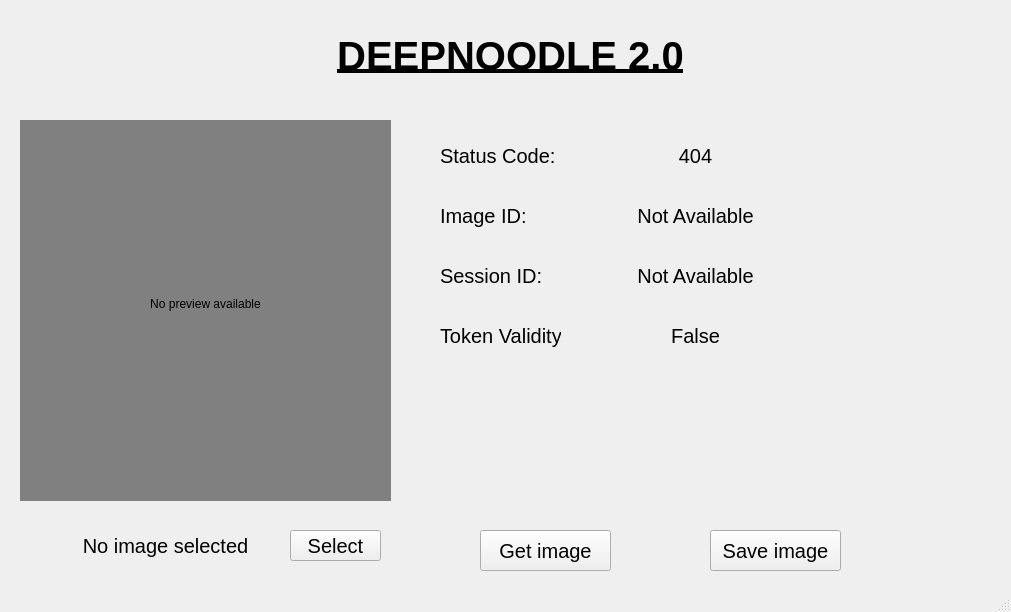
<?xml version="1.0" encoding="UTF-8"?>
<ui version="4.0">
 <class>MainWindow</class>
 <widget class="QMainWindow" name="MainWindow">
  <property name="geometry">
   <rect>
    <x>0</x>
    <y>0</y>
    <width>1011</width>
    <height>612</height>
   </rect>
  </property>
  <property name="windowTitle">
   <string>MainWindow</string>
  </property>
  <widget class="QWidget" name="centralWidget">
   <widget class="QLabel" name="imgHolder">
    <property name="geometry">
     <rect>
      <x>20</x>
      <y>120</y>
      <width>371</width>
      <height>381</height>
     </rect>
    </property>
    <property name="styleSheet">
     <string notr="true">background-color:grey;</string>
    </property>
    <property name="text">
     <string>No preview available
</string>
    </property>
    <property name="alignment">
     <set>Qt::AlignCenter</set>
    </property>
   </widget>
   <widget class="QPushButton" name="selectButton">
    <property name="geometry">
     <rect>
      <x>290</x>
      <y>530</y>
      <width>91</width>
      <height>31</height>
     </rect>
    </property>
    <property name="font">
     <font>
      <pointsize>15</pointsize>
     </font>
    </property>
    <property name="text">
     <string>Select</string>
    </property>
   </widget>
   <widget class="QLabel" name="imgName">
    <property name="geometry">
     <rect>
      <x>40</x>
      <y>530</y>
      <width>251</width>
      <height>31</height>
     </rect>
    </property>
    <property name="font">
     <font>
      <pointsize>15</pointsize>
     </font>
    </property>
    <property name="styleSheet">
     <string notr="true"/>
    </property>
    <property name="text">
     <string>No image selected</string>
    </property>
    <property name="alignment">
     <set>Qt::AlignCenter</set>
    </property>
   </widget>
   <widget class="QLabel" name="label">
    <property name="geometry">
     <rect>
      <x>440</x>
      <y>140</y>
      <width>121</width>
      <height>31</height>
     </rect>
    </property>
    <property name="font">
     <font>
      <pointsize>15</pointsize>
     </font>
    </property>
    <property name="text">
     <string>Status Code:</string>
    </property>
   </widget>
   <widget class="QLabel" name="statusCode">
    <property name="geometry">
     <rect>
      <x>560</x>
      <y>140</y>
      <width>271</width>
      <height>31</height>
     </rect>
    </property>
    <property name="font">
     <font>
      <pointsize>15</pointsize>
     </font>
    </property>
    <property name="text">
     <string>404</string>
    </property>
    <property name="alignment">
     <set>Qt::AlignCenter</set>
    </property>
   </widget>
   <widget class="QLabel" name="imgidLabel">
    <property name="geometry">
     <rect>
      <x>560</x>
      <y>200</y>
      <width>271</width>
      <height>31</height>
     </rect>
    </property>
    <property name="font">
     <font>
      <pointsize>15</pointsize>
     </font>
    </property>
    <property name="text">
     <string>Not Available</string>
    </property>
    <property name="alignment">
     <set>Qt::AlignCenter</set>
    </property>
   </widget>
   <widget class="QLabel" name="label_4">
    <property name="geometry">
     <rect>
      <x>440</x>
      <y>200</y>
      <width>121</width>
      <height>31</height>
     </rect>
    </property>
    <property name="font">
     <font>
      <pointsize>15</pointsize>
     </font>
    </property>
    <property name="text">
     <string>Image ID:</string>
    </property>
   </widget>
   <widget class="QLabel" name="label_5">
    <property name="geometry">
     <rect>
      <x>440</x>
      <y>260</y>
      <width>121</width>
      <height>31</height>
     </rect>
    </property>
    <property name="font">
     <font>
      <pointsize>15</pointsize>
     </font>
    </property>
    <property name="text">
     <string>Session ID:</string>
    </property>
   </widget>
   <widget class="QLabel" name="sessidLabel">
    <property name="geometry">
     <rect>
      <x>560</x>
      <y>260</y>
      <width>271</width>
      <height>31</height>
     </rect>
    </property>
    <property name="font">
     <font>
      <pointsize>15</pointsize>
     </font>
    </property>
    <property name="text">
     <string>Not Available</string>
    </property>
    <property name="alignment">
     <set>Qt::AlignCenter</set>
    </property>
   </widget>
   <widget class="QPushButton" name="getimgButton">
    <property name="geometry">
     <rect>
      <x>480</x>
      <y>530</y>
      <width>131</width>
      <height>41</height>
     </rect>
    </property>
    <property name="font">
     <font>
      <pointsize>15</pointsize>
     </font>
    </property>
    <property name="text">
     <string>Get image</string>
    </property>
   </widget>
   <widget class="QLabel" name="tokenvLabel">
    <property name="geometry">
     <rect>
      <x>560</x>
      <y>320</y>
      <width>271</width>
      <height>31</height>
     </rect>
    </property>
    <property name="font">
     <font>
      <pointsize>15</pointsize>
     </font>
    </property>
    <property name="text">
     <string>False</string>
    </property>
    <property name="alignment">
     <set>Qt::AlignCenter</set>
    </property>
   </widget>
   <widget class="QLabel" name="label_6">
    <property name="geometry">
     <rect>
      <x>440</x>
      <y>320</y>
      <width>121</width>
      <height>31</height>
     </rect>
    </property>
    <property name="font">
     <font>
      <pointsize>15</pointsize>
     </font>
    </property>
    <property name="text">
     <string>Token Validity:</string>
    </property>
   </widget>
   <widget class="QPushButton" name="saveimgButton">
    <property name="geometry">
     <rect>
      <x>710</x>
      <y>530</y>
      <width>131</width>
      <height>41</height>
     </rect>
    </property>
    <property name="font">
     <font>
      <pointsize>15</pointsize>
     </font>
    </property>
    <property name="text">
     <string>Save image</string>
    </property>
   </widget>
   <widget class="QLabel" name="heading">
    <property name="geometry">
     <rect>
      <x>200</x>
      <y>20</y>
      <width>621</width>
      <height>71</height>
     </rect>
    </property>
    <property name="font">
     <font>
      <pointsize>30</pointsize>
      <weight>75</weight>
      <bold>true</bold>
      <underline>true</underline>
     </font>
    </property>
    <property name="acceptDrops">
     <bool>false</bool>
    </property>
    <property name="autoFillBackground">
     <bool>true</bool>
    </property>
    <property name="text">
     <string>DEEPNOODLE 2.0</string>
    </property>
    <property name="alignment">
     <set>Qt::AlignCenter</set>
    </property>
   </widget>
   <widget class="QLabel" name="headicon">
    <property name="geometry">
     <rect>
      <x>100</x>
      <y>20</y>
      <width>101</width>
      <height>71</height>
     </rect>
    </property>
    <property name="text">
     <string/>
    </property>
    <property name="pixmap">
     <pixmap>../res/icon.png</pixmap>
    </property>
    <property name="scaledContents">
     <bool>true</bool>
    </property>
    <property name="alignment">
     <set>Qt::AlignCenter</set>
    </property>
   </widget>
  </widget>
  <widget class="QStatusBar" name="statusBar"/>
 </widget>
 <layoutdefault spacing="6" margin="11"/>
 <resources/>
 <connections/>
</ui>
